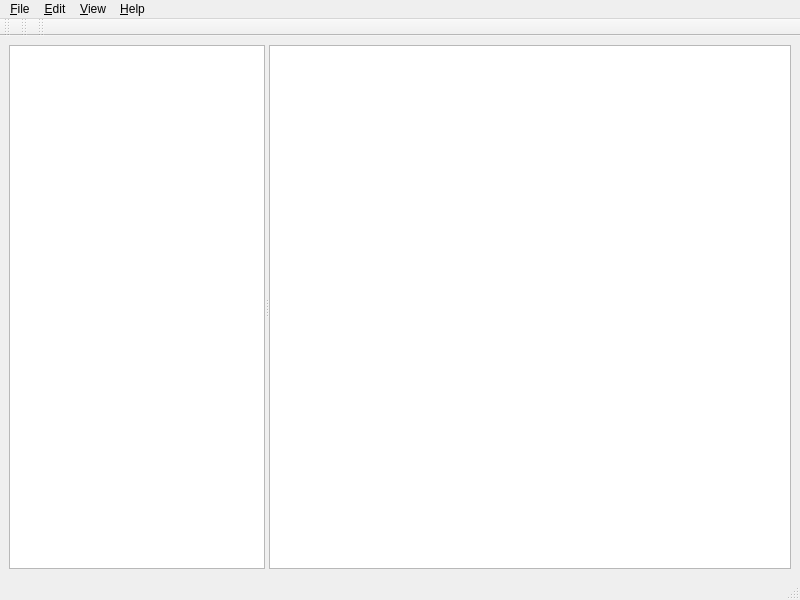
<?xml version="1.0" encoding="UTF-8"?>
<ui version="4.0">
 <class>MainWindow</class>
 <widget class="QMainWindow" name="MainWindow">
  <property name="geometry">
   <rect>
    <x>0</x>
    <y>0</y>
    <width>800</width>
    <height>600</height>
   </rect>
  </property>
  <property name="windowTitle">
   <string>Bilge-Katalog</string>
  </property>
  <property name="locale">
   <locale language="English" country="UnitedKingdom"/>
  </property>
  <widget class="QWidget" name="CentralWidget">
   <layout class="QGridLayout" name="gridLayout">
    <item row="0" column="0">
     <widget class="QSplitter" name="splitter">
      <property name="orientation">
       <enum>Qt::Horizontal</enum>
      </property>
      <widget class="QListWidget" name="CatList">
       <property name="sizePolicy">
        <sizepolicy hsizetype="Preferred" vsizetype="Preferred">
         <horstretch>0</horstretch>
         <verstretch>0</verstretch>
        </sizepolicy>
       </property>
       <property name="selectionMode">
        <enum>QAbstractItemView::ContiguousSelection</enum>
       </property>
      </widget>
      <widget class="QListWidget" name="ExpList">
       <property name="sizePolicy">
        <sizepolicy hsizetype="Preferred" vsizetype="Preferred">
         <horstretch>1</horstretch>
         <verstretch>0</verstretch>
        </sizepolicy>
       </property>
       <property name="selectionMode">
        <enum>QAbstractItemView::MultiSelection</enum>
       </property>
      </widget>
     </widget>
    </item>
   </layout>
  </widget>
  <widget class="QMenuBar" name="MenuBar">
   <property name="geometry">
    <rect>
     <x>0</x>
     <y>0</y>
     <width>800</width>
     <height>29</height>
    </rect>
   </property>
   <widget class="QMenu" name="menuFile">
    <property name="title">
     <string>&amp;File</string>
    </property>
    <addaction name="actNewCat"/>
    <addaction name="separator"/>
    <addaction name="actImport"/>
    <addaction name="actExport"/>
    <addaction name="separator"/>
    <addaction name="actExit"/>
   </widget>
   <widget class="QMenu" name="menuEdit">
    <property name="title">
     <string>&amp;Edit</string>
    </property>
    <widget class="QMenu" name="menuNew">
     <property name="title">
      <string>&amp;New</string>
     </property>
     <addaction name="actNewDir"/>
     <addaction name="actNewFile"/>
    </widget>
    <addaction name="menuNew"/>
    <addaction name="actDel"/>
    <addaction name="separator"/>
    <addaction name="actCut"/>
    <addaction name="actCopy"/>
    <addaction name="actPaste"/>
    <addaction name="separator"/>
    <addaction name="actInfo"/>
    <addaction name="separator"/>
    <addaction name="actSet"/>
   </widget>
   <widget class="QMenu" name="menuView">
    <property name="title">
     <string>&amp;View</string>
    </property>
    <addaction name="actShowExpBar"/>
    <addaction name="actShowEditBar"/>
    <addaction name="actShowSearchBar"/>
    <addaction name="actShowStatBar"/>
   </widget>
   <widget class="QMenu" name="menuHelp">
    <property name="title">
     <string>&amp;Help</string>
    </property>
    <addaction name="actAbout"/>
   </widget>
   <addaction name="menuFile"/>
   <addaction name="menuEdit"/>
   <addaction name="menuView"/>
   <addaction name="menuHelp"/>
  </widget>
  <widget class="QStatusBar" name="StatBar"/>
  <widget class="QToolBar" name="ExpBar">
   <property name="windowTitle">
    <string>Exploring Bar</string>
   </property>
   <attribute name="toolBarArea">
    <enum>TopToolBarArea</enum>
   </attribute>
   <attribute name="toolBarBreak">
    <bool>false</bool>
   </attribute>
  </widget>
  <widget class="QToolBar" name="EditBar">
   <property name="windowTitle">
    <string>Editing Bar</string>
   </property>
   <attribute name="toolBarArea">
    <enum>TopToolBarArea</enum>
   </attribute>
   <attribute name="toolBarBreak">
    <bool>false</bool>
   </attribute>
  </widget>
  <widget class="QToolBar" name="SearchBar">
   <property name="windowTitle">
    <string>Searching Bar</string>
   </property>
   <attribute name="toolBarArea">
    <enum>TopToolBarArea</enum>
   </attribute>
   <attribute name="toolBarBreak">
    <bool>false</bool>
   </attribute>
  </widget>
  <action name="actNewCat">
   <property name="text">
    <string>&amp;Create Catalog</string>
   </property>
  </action>
  <action name="actExit">
   <property name="text">
    <string>&amp;Exit</string>
   </property>
  </action>
  <action name="actNewDir">
   <property name="text">
    <string>&amp;Directory</string>
   </property>
  </action>
  <action name="actNewFile">
   <property name="text">
    <string>F&amp;ile</string>
   </property>
  </action>
  <action name="actDel">
   <property name="text">
    <string>&amp;Delete</string>
   </property>
  </action>
  <action name="actCut">
   <property name="text">
    <string>&amp;Cut</string>
   </property>
  </action>
  <action name="actCopy">
   <property name="text">
    <string>Cop&amp;y</string>
   </property>
  </action>
  <action name="actPaste">
   <property name="text">
    <string>&amp;Paste</string>
   </property>
  </action>
  <action name="actInfo">
   <property name="text">
    <string>&amp;Info</string>
   </property>
  </action>
  <action name="actSet">
   <property name="text">
    <string>&amp;Settings</string>
   </property>
  </action>
  <action name="actShowExpBar">
   <property name="checkable">
    <bool>true</bool>
   </property>
   <property name="checked">
    <bool>true</bool>
   </property>
   <property name="text">
    <string>Show e&amp;xploring bar</string>
   </property>
  </action>
  <action name="actShowEditBar">
   <property name="checkable">
    <bool>true</bool>
   </property>
   <property name="checked">
    <bool>true</bool>
   </property>
   <property name="text">
    <string>Show &amp;editing bar</string>
   </property>
  </action>
  <action name="actShowSearchBar">
   <property name="checkable">
    <bool>true</bool>
   </property>
   <property name="checked">
    <bool>true</bool>
   </property>
   <property name="text">
    <string>Show &amp;searching bar</string>
   </property>
  </action>
  <action name="actShowStatBar">
   <property name="checkable">
    <bool>true</bool>
   </property>
   <property name="checked">
    <bool>true</bool>
   </property>
   <property name="text">
    <string>Show s&amp;tatus bar</string>
   </property>
  </action>
  <action name="actAbout">
   <property name="text">
    <string>&amp;About</string>
   </property>
  </action>
  <action name="actBack">
   <property name="text">
    <string>Back</string>
   </property>
  </action>
  <action name="actForward">
   <property name="text">
    <string>Forward</string>
   </property>
  </action>
  <action name="actUp">
   <property name="text">
    <string>Up</string>
   </property>
  </action>
  <action name="actRefresh">
   <property name="text">
    <string>Refresh</string>
   </property>
  </action>
  <action name="actExport">
   <property name="enabled">
    <bool>false</bool>
   </property>
   <property name="text">
    <string>E&amp;xport</string>
   </property>
  </action>
  <action name="actImport">
   <property name="text">
    <string>I&amp;mport</string>
   </property>
  </action>
 </widget>
 <resources/>
 <connections>
  <connection>
   <sender>actShowEditBar</sender>
   <signal>toggled(bool)</signal>
   <receiver>EditBar</receiver>
   <slot>setVisible(bool)</slot>
   <hints>
    <hint type="sourcelabel">
     <x>-1</x>
     <y>-1</y>
    </hint>
    <hint type="destinationlabel">
     <x>11</x>
     <y>23</y>
    </hint>
   </hints>
  </connection>
  <connection>
   <sender>actShowExpBar</sender>
   <signal>toggled(bool)</signal>
   <receiver>ExpBar</receiver>
   <slot>setVisible(bool)</slot>
   <hints>
    <hint type="sourcelabel">
     <x>-1</x>
     <y>-1</y>
    </hint>
    <hint type="destinationlabel">
     <x>3</x>
     <y>23</y>
    </hint>
   </hints>
  </connection>
  <connection>
   <sender>actShowSearchBar</sender>
   <signal>toggled(bool)</signal>
   <receiver>SearchBar</receiver>
   <slot>setVisible(bool)</slot>
   <hints>
    <hint type="sourcelabel">
     <x>-1</x>
     <y>-1</y>
    </hint>
    <hint type="destinationlabel">
     <x>407</x>
     <y>23</y>
    </hint>
   </hints>
  </connection>
  <connection>
   <sender>actShowStatBar</sender>
   <signal>toggled(bool)</signal>
   <receiver>StatBar</receiver>
   <slot>setVisible(bool)</slot>
   <hints>
    <hint type="sourcelabel">
     <x>-1</x>
     <y>-1</y>
    </hint>
    <hint type="destinationlabel">
     <x>399</x>
     <y>590</y>
    </hint>
   </hints>
  </connection>
 </connections>
</ui>
